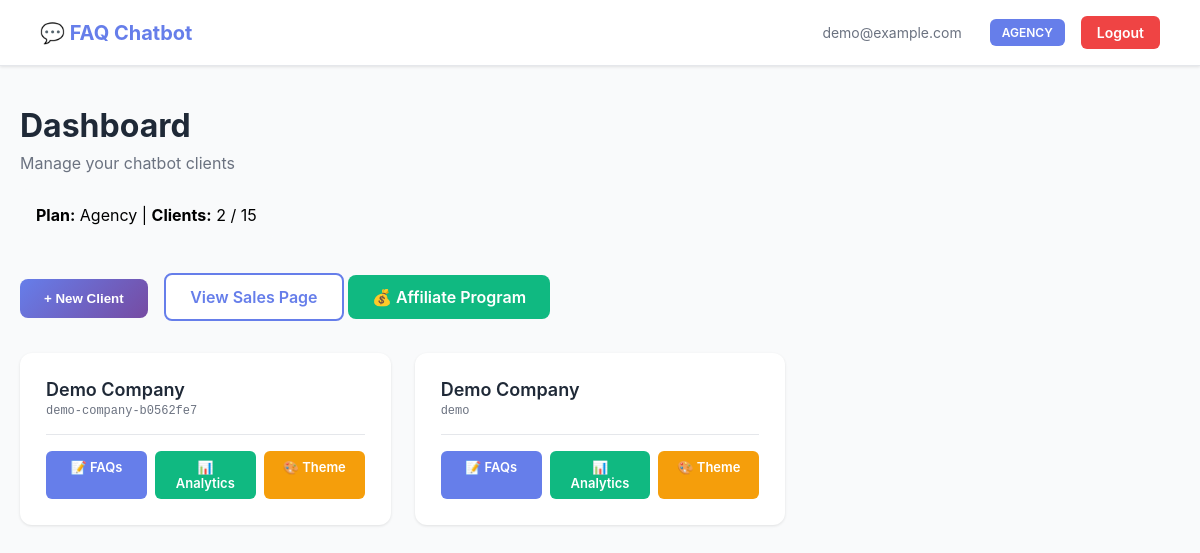
The app's page /dashboard (signed in) with its own data.
### tables this page shows
CREATE TABLE users (
            id INTEGER PRIMARY KEY AUTOINCREMENT,
            email TEXT UNIQUE NOT NULL,
            password_hash TEXT NOT NULL,
            created_at TIMESTAMP DEFAULT CURRENT_TIMESTAMP,
            plan_type TEXT DEFAULT 'starter'
        );

CREATE TABLE clients (
            id INTEGER PRIMARY KEY AUTOINCREMENT,
            user_id INTEGER NOT NULL,
            client_id TEXT UNIQUE NOT NULL,
            company_name TEXT NOT NULL,
            branding_settings TEXT,
            created_at TIMESTAMP DEFAULT CURRENT_TIMESTAMP, remove_branding BOOLEAN DEFAULT 0,
            FOREIGN KEY (user_id) REFERENCES users (id)
        );

### app.py (the view)
@app.route('/dashboard')
@login_required
def dashboard():
    clients = models.get_user_clients(current_user.id)
    for client in clients:
        if client['branding_settings']:
            client['branding_settings'] = json.loads(client['branding_settings'])
    return render_template('dashboard.html', user=current_user, clients=clients)

### app.py (called while the page is built)
@login_manager.user_loader
def load_user(user_id):
    user_data = models.get_user_by_id(int(user_id))
    if user_data:
        return User(user_data)
    return None

### models.py (called while the page is built)
def get_db():
    conn = sqlite3.connect(DATABASE)
    conn.row_factory = sqlite3.Row
    return conn

def get_user_by_id(user_id):
    conn = get_db()
    cursor = conn.cursor()
    cursor.execute('SELECT * FROM users WHERE id = ?', (user_id,))
    user = cursor.fetchone()
    conn.close()
    return dict(user) if user else None

def get_user_clients(user_id):
    conn = get_db()
    cursor = conn.cursor()
    cursor.execute('SELECT * FROM clients WHERE user_id = ?', (user_id,))
    clients = cursor.fetchall()
    conn.close()
    return [dict(client) for client in clients]

### templates/dashboard.html (shortened to what this page needs)
<!DOCTYPE html>
<html lang="en">
<head>
</head>
<body>
    <div class="navbar">
        <div class="navbar-brand">💬 FAQ Chatbot</div>
        <div class="navbar-right">
            <span class="user-email">{{ user.email }}</span>
            <span class="plan-badge">{{ user.plan_type }}</span>
            <a href="/logout" class="btn-logout">Logout</a>
        </div>
    </div>
    <div class="container">
        <div class="header">
    <h1>Dashboard</h1>
    <p>Manage your chatbot clients</p>
    <div style="background: #f9fafb; padding: 16px; border-radius: 8px; margin-top: 16px; display: inline-block;">
        <strong>Plan:</strong> {{ user.plan_type|title }} |
        <strong>Clients:</strong> {{ clients|length }} /
        {% if user.plan_type == 'starter' %}5
        {% elif user.plan_type == 'agency' %}15
        {% else %}Unlimited{% endif %}
    </div>
</div>
        <div class="actions">
    {% set limit_reached = (user.plan_type == 'starter' and clients|length >= 5) or (user.plan_type == 'agency' and clients|length >= 15) %}
    {% if limit_reached %}
        <a href="/upgrade" class="btn-primary" style="background: #f59e0b;">
            🚀 Upgrade to Add More Clients
        </a>
    {% else %}
        <button class="btn-primary" onclick="openNewClientModal()">+ New Client</button>
    {% endif %}
    <a href="/sales" class="btn-secondary">View Sales Page</a>
    <a href="/affiliate-dashboard" class="btn-secondary" style="background: #10b981; color: white; border: none;">
        💰 Affiliate Program
    </a>
</div>
        {% if clients %}
        <div class="clients-grid">
            {% for client in clients %}
            <div class="client-card">
                <div class="client-header">
                    <div>
                        <div class="client-name">{{ client.company_name }}</div>
                        <div class="client-id">{{ client.client_id }}</div>
                    </div>
                </div>
                <div class="client-actions">
                    <a href="/faq-manager?client_id={{ client.client_id }}" class="btn-small btn-manage">📝 FAQs</a>
                    {% if user.plan_type != 'free' %}
                        <a href="/analytics?client_id={{ client.client_id }}" class="btn-small btn-analytics">📊 Analytics</a>
                        <a href="/customize?client_id={{ client.client_id }}" class="btn-small btn-customize">🎨 Theme</a>
                        {% endif %}
                </div>
            </div>
            {% endfor %}
        </div>
        {% endif %}
    </div>
</body>
</html>

### templates/dashboard.html (style rules this page uses)
* { margin: 0; padding: 0; box-sizing: border-box; }
body { font-family: -apple-system, BlinkMacSystemFont, 'Segoe UI', Roboto, sans-serif; background: #f9fafb; min-height: 100vh; }
.navbar { background: white; border-bottom: 1px solid #e5e7eb; padding: 16px 40px; display: flex; justify-content: space-between; align-items: center; box-shadow: 0 1px 3px rgba(0, 0, 0, 0.1); }
.navbar-brand { font-size: 20px; font-weight: 700; color: #667eea; }
.navbar-right { display: flex; gap: 16px; align-items: center; }
.user-email { color: #6b7280; font-size: 14px; }
.btn-logout { padding: 8px 16px; background: #ef4444; color: white; border: none; border-radius: 6px; font-weight: 600; cursor: pointer; text-decoration: none; font-size: 14px; }
.container { max-width: 1200px; margin: 0 auto; padding: 40px 20px; }
.header { margin-bottom: 32px; }
.header h1 { font-size: 32px; color: #1f2937; margin-bottom: 8px; }
.header p { color: #6b7280; font-size: 16px; }
.plan-badge { display: inline-block; padding: 6px 12px; background: #667eea; color: white; border-radius: 6px; font-size: 12px; font-weight: 600; text-transform: uppercase; margin-left: 12px; }
.actions { margin-bottom: 32px; }
.btn-primary { padding: 12px 24px; background: linear-gradient(135deg, #667eea 0%, #764ba2 100%); color: white; border: none; border-radius: 8px; font-weight: 600; cursor: pointer; text-decoration: none; display: inline-block; margin-right: 12px; }
.btn-secondary { padding: 12px 24px; background: white; color: #667eea; border: 2px solid #667eea; border-radius: 8px; font-weight: 600; cursor: pointer; text-decoration: none; display: inline-block; }
.clients-grid { display: grid; grid-template-columns: repeat(auto-fill, minmax(320px, 1fr)); gap: 24px; }
.client-card { background: white; border-radius: 12px; padding: 24px; box-shadow: 0 1px 3px rgba(0, 0, 0, 0.1); border: 2px solid transparent; transition: all 0.2s; }
.client-header { display: flex; justify-content: space-between; align-items: flex-start; margin-bottom: 16px; }
.client-name { font-size: 18px; font-weight: 600; color: #1f2937; margin-bottom: 4px; }
.client-id { font-size: 12px; color: #6b7280; font-family: monospace; }
.client-actions { display: flex; gap: 8px; margin-top: 16px; padding-top: 16px; border-top: 1px solid #e5e7eb; }
.btn-small { padding: 8px 12px; font-size: 13px; border-radius: 6px; border: none; cursor: pointer; font-weight: 600; text-decoration: none; flex: 1; text-align: center; }
.btn-manage { background: #667eea; color: white; }
.btn-analytics { background: #10b981; color: white; }
.btn-customize { background: #f59e0b; color: white; }

### records on screen
users: email "demo@example.com", plan_type "AGENCY", plan_type "Agency"
clients: company_name "Demo Company", client_id "demo-company-b0562fe7"
clients: company_name "Demo Company", client_id "demo"

### other values on screen
{{ clients|length }} "2"
